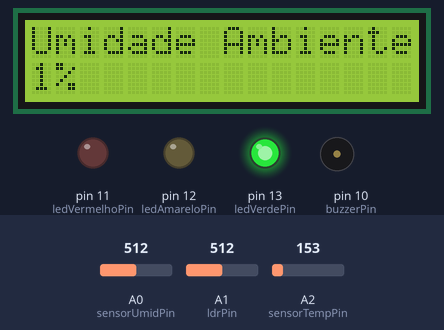
Recording of a sketch running on a simulated Arduino Uno, built with avr-gcc and run on an emulated ATmega328P. Shown: 16×2 character LCD, output pins drawn as LEDs (lit = HIGH), buzzer (waves = sounding, pin HIGH). The inputs (shaded band) are chosen by the test bench; at power-on: A0 (sensorUmidPin) = 512, A1 (ldrPin) = 512, A2 (sensorTempPin) = 153.

Above: at 1.2 s.
1.3 s: A0 (sensorUmidPin) set to 1023
At 12.6 s:
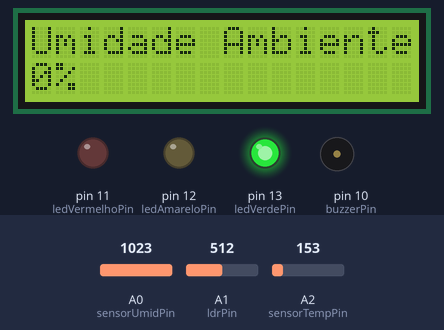
At 25.0 s:
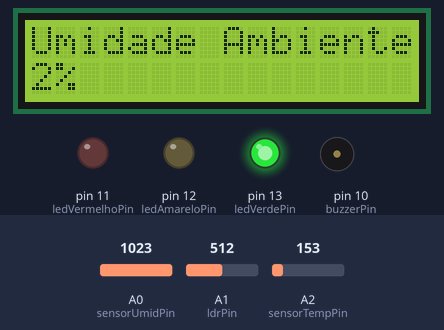
Timing chart, 0 to 25.6 s (numbered marks = the images above; inputs shaded):
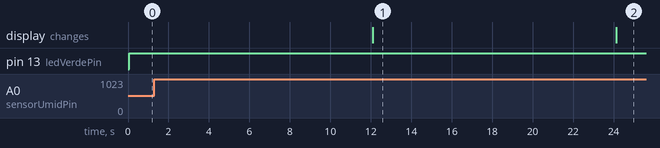

The sketch:

codigo.ino
```cpp
#include <LiquidCrystal.h>

#define ESCURO    0
#define MEIA_LUZ  1
#define CLARO     2

#define TEMP_OK   0
#define FRIO      1
#define QUENTE    2

#define UMID_OK    0
#define UMID_BAIXA 1
#define UMID_ALTA  2

int luz = ESCURO;
int temperaturaAmbiente = TEMP_OK;
int umidadeAmbiente = UMID_OK;

int ledVermelhoPin = 11;
int ledAmareloPin  = 12;
int ledVerdePin    = 13;
int ldrPin         = A1;
int buzzerPin      = 10;
int sensorTempPin  = A2;
int sensorUmidPin  = A0;

LiquidCrystal LCD(9, 8, 7, 6, 5, 4);

int numLeituras = 5;
int leiturasTemperatura[5];
int leiturasUmidade[5];
int indexLeitura = 0;

void setup() {
  LCD.begin(16, 2);
  pinMode(ledVermelhoPin, OUTPUT);
  pinMode(ledAmareloPin, OUTPUT);
  pinMode(ledVerdePin, OUTPUT);
  pinMode(buzzerPin, OUTPUT);
  Serial.begin(9600);
}

void loop() {
  ler_sensores();
  verifica_sensores();
  aciona_alarmes();
  mostra_mensagem();
  delay(5000);
}

void ler_sensores() {
  int valorLDR = analogRead(ldrPin);

  int valorSensorTemp = analogRead(sensorTempPin);
  float tensao = valorSensorTemp * 5.0 / 1024.0;
  float temperatura = (tensao - 0.5) * 100.0;

  int valorSensorUmi = analogRead(sensorUmidPin);
  int umidade = map(valorSensorUmi, 0, 1023, 0, 100);

  leiturasTemperatura[indexLeitura] = temperatura;
  leiturasUmidade[indexLeitura] = umidade;
  indexLeitura = (indexLeitura + 1) % numLeituras;
}

void verifica_sensores() {
  float mediaTemperatura = calcula_media(leiturasTemperatura, numLeituras);
  if (mediaTemperatura < 10) {
    temperaturaAmbiente = FRIO;
  } else if (mediaTemperatura > 15) {
    temperaturaAmbiente = QUENTE;
  } else {
    temperaturaAmbiente = TEMP_OK;
  }

  float mediaUmidade = calcula_media(leiturasUmidade, numLeituras);
  if (mediaUmidade < 50) {
    umidadeAmbiente = UMID_BAIXA;
  } else if (mediaUmidade > 70) {
    umidadeAmbiente = UMID_ALTA;
  } else {
    umidadeAmbiente = UMID_OK;
  }
}

float calcula_media(int valores[], int tamanho) {
  float soma = 0;
  for (int i = 0; i < tamanho; i++) {
    soma += valores[i];
  }
  return soma / tamanho;
}

void aciona_alarmes() {
  digitalWrite(ledVerdePin, luz == ESCURO);
  digitalWrite(ledAmareloPin, luz == MEIA_LUZ);
  digitalWrite(ledVermelhoPin, luz == CLARO);

  digitalWrite(buzzerPin, luz == CLARO);

  switch (luz) {
    case ESCURO:
      LCD.print("Ambiente: ESCURO");
      break;
    case MEIA_LUZ:
      LCD.print("Ambiente: MEIA LUZ");
      break;
    case CLARO:
      LCD.print("Ambiente: CLARO");
      break;
  }

  if (temperaturaAmbiente == TEMP_OK) {
    LCD.print("Temperatura: OK");
    LCD.print("Temp. = ");
    LCD.print(calcula_media(leiturasTemperatura, numLeituras));
    LCD.print("C");
  } else if (temperaturaAmbiente == FRIO) {
    LCD.print("Temperatura: BAIXA");
    LCD.print("Temp. = ");
    LCD.print(calcula_media(leiturasTemperatura, numLeituras));
    LCD.print("C");
  } else if (temperaturaAmbiente == QUENTE) {
    LCD.print("Temperatura: ALTA");
    LCD.print("Temp. = ");
    LCD.print(calcula_media(leiturasTemperatura, numLeituras));
    LCD.print("C");
  }
}

void mostra_mensagem() {
  LCD.clear();
  LCD.setCursor(0, 0);
  LCD.print("Umidade Ambiente:");
  LCD.setCursor(0, 1);
  LCD.print(umidadeAmbiente);
  LCD.print("%");
  delay(1000);
}
```

Measured:
- what the display in image 1 shows lasts 12.0 s, from 12.1 s to 24.1 s
